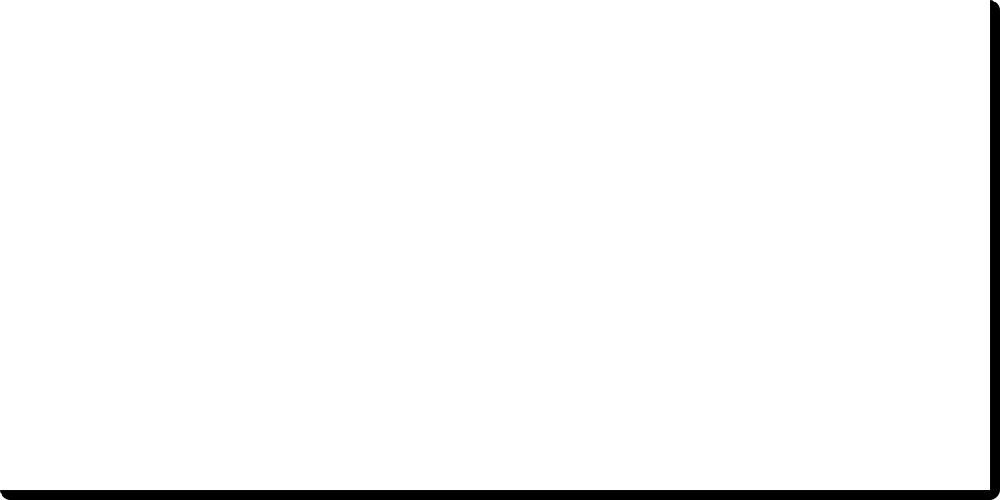
Frame 1 (no input)
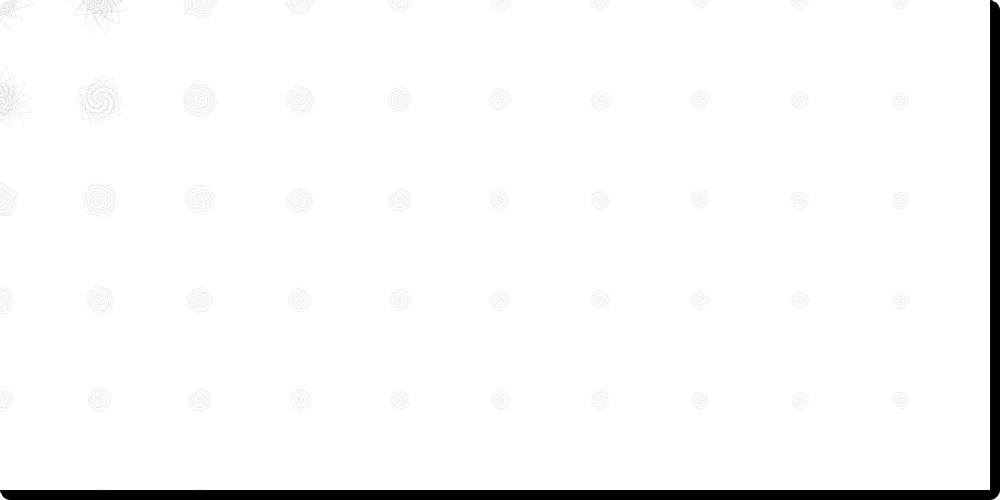
Frame 60 (the mouse pressed at the canvas centre just before this capture)
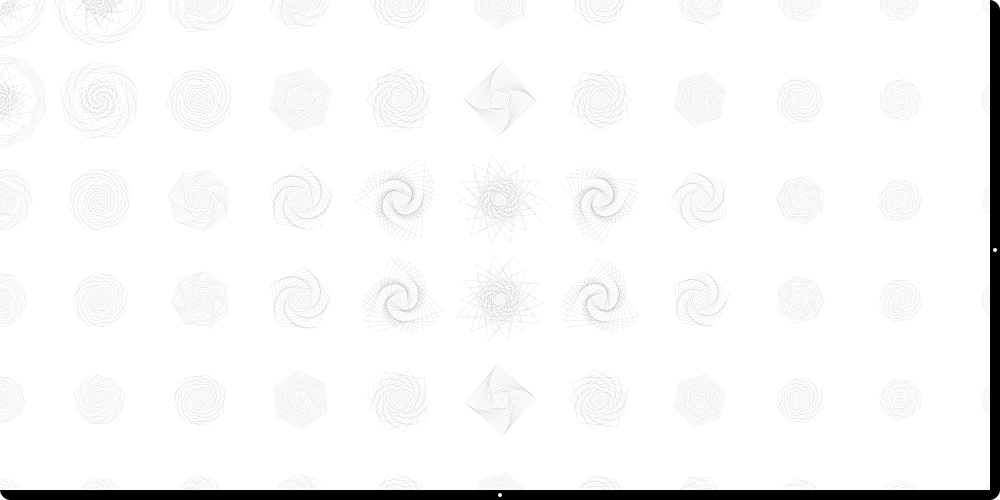
Frame 120 (the mouse held since frame 60 and released just before this capture)

The Processing sketch that drew these frames (run headless with seeded random() and noise(); from frame 60 on, the mouse is pressed at the canvas centre):

// Processing sketch: processing_48735
// ── processing_48735.pde

/////////////////////////////////////////////////////////////////////////////////////////////
// Written by Sasa Zivkovic 
// No.mad discourse | www.nomaddiscourse.com
// No.mad process | www.nomadprocess.com
/////////////////////////////////////////////////////////////////////////////////////////////
int framewidth = 15;
int num = 2000;
int spacing = 100;

///// declare and create array
My_Spiral[][] spiralObj = new My_Spiral[num][num];

float a;
float b;
float eas;

/////////////////////////////////////////////////////////////////////////////////////////////
void setup() {
  size(1000, 500);
  background(255); 
  ellipseMode(CENTER);
  smooth();
  frameRate(20);
  
  ///// assign arrays within grid
  for (int i = 0; i < num; i += spacing) {
    for (int j = 0; j < num; j += spacing) {
      spiralObj[i][j] = new My_Spiral(i, j);
    }
  }
}

/////////////////////////////////////////////////////////////////////////////////////////////
void draw() {
 
  ///// draw spiral grid
  for (int i = 0; i < num; i += spacing) {
    for (int j = 0; j < num; j += spacing) {
      
      ///// scale in relation to mouse
      float f = dist (i, j, mouseX, mouseY);
      if (f <= 100) {
        f = 100;
      }
      
      ///// apply easing
      eas = (f - eas) * 0.0005;
      float m = 1000/eas;
      
      float mx = map(m, -1000, 1000, 0.1, 0.3);
      
      ///// assign spirals
      spiralObj[i][j].returnValues();
      spiralObj[i][j].draw_my_Spiral(mx);
    }
  }
  
  ///// mouse indicator bar bottom 
  fill(0);
  rect(0, 500-10, width, height);
  rect(1000-10, 0, width, height);
  fill(255);
  ellipse(mouseX, 500-5, 4, 4);
  ellipse(1000-5, mouseY, 4, 4);
  
  ///// rounded rectangles 
  fill(255);
  noStroke();
  beginShape();
  int v = 10;
  vertex(width-v, 0);
  bezierVertex(width-v/2, 0, width, 0+v/2, width, v);
  vertex(width, 0);
  endShape();
  beginShape();
  vertex(v, 0);
  bezierVertex(v/2, 0, 0 , v/2, 0, v);
  vertex(0, 0);
  endShape();
  beginShape();
  vertex(v, height);
  bezierVertex(v/2, height, 0 , height- v/2, 0, height - v);
  vertex(0, height);
  endShape();
  beginShape();
  vertex(width-v, height);
  bezierVertex(width-v/2, height, width, height-v/2, width, height-v);
  vertex(width, height);
  endShape();
  noFill();
}  


/////////////////////////////////////////////////////////////////////////////////////////////
class My_Spiral {
  
  float x = 0;
  float y = 0;
  float angle = 0.0;                                    // initial angle variable
  float scalar = 0.1;                                   // initial radius
  float speed = 0.05;                                   // point density on spiral
  float[] initArray = new float[2];                     // array stores first x and y values
  float[] returnArray = new float[2];                   // array stores returned values
  
  My_Spiral(float tempX, float tempY) {
   x = tempX;
   y = tempY;
  }
  
  void returnValues() {
    arrayCopy(initArray, returnArray);                  // transfer array values
  }
  
  float[] draw_my_Spiral(float TEST) {
    pushMatrix();                                       // start coordinate system shift
    translate(x, y);                                    // shift coordinate system
    float m = cos(angle) * scalar;                      // set x parameter
    float n = sin(angle) * scalar;                      // set y parameter
    fill(100, 200);
    
    noStroke();                                         // set stroke and fill
    float l = map(mouseX, 0, 1000, 0.01, 0.3);          // restrict mouse value influence
    
    angle += speed + TEST;                              // increase angle by speed
    scalar += speed + TEST/4;                           // increase spiraling (speed, mouse)
    strokeWeight(0.2);
    stroke(100, 100);
    initArray[0] = m;                                   // assign initial array (value 1)
    initArray[1] = n;                                   // assign initial array (value 2)
    line(m, n, returnArray[0], returnArray[1]);         // draw line at m, n and return array     
    popMatrix();                                        // stop coordinate system shift
    return initArray;                                   // return x and y coordinates 
  }
}

  
  
  
  
  
  
  
  
  
